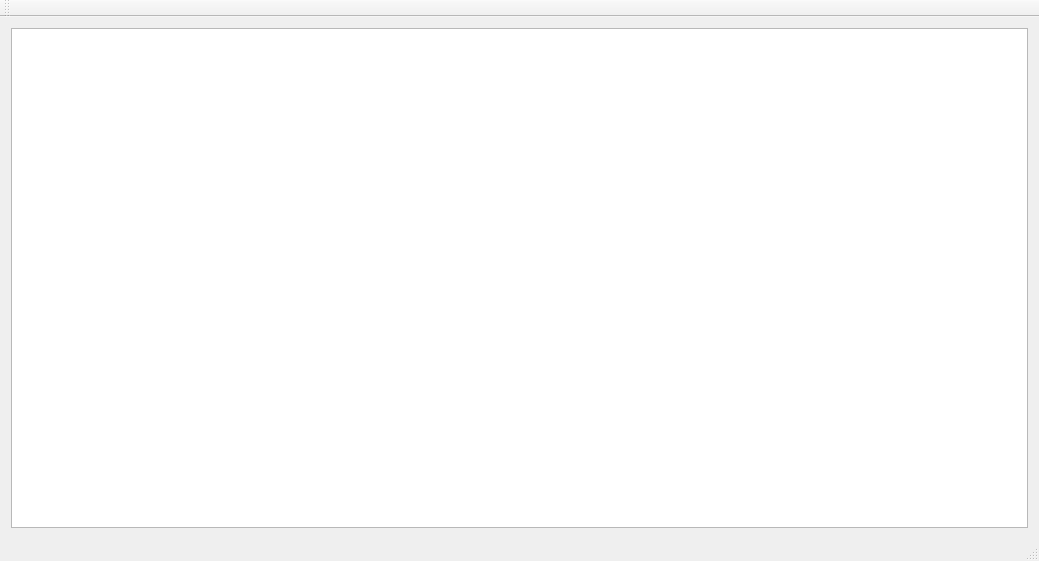
<?xml version="1.0" encoding="UTF-8"?>
<ui version="4.0">
 <class>MainWindow</class>
 <widget class="QMainWindow" name="MainWindow">
  <property name="geometry">
   <rect>
    <x>0</x>
    <y>0</y>
    <width>1039</width>
    <height>561</height>
   </rect>
  </property>
  <property name="windowTitle">
   <string>MainWindow</string>
  </property>
  <widget class="QWidget" name="centralWidget">
   <layout class="QHBoxLayout" name="horizontalLayout">
    <item>
     <widget class="QTableWidget" name="tableWidget"/>
    </item>
   </layout>
  </widget>
  <widget class="QMenuBar" name="menuBar">
   <property name="geometry">
    <rect>
     <x>0</x>
     <y>0</y>
     <width>1039</width>
     <height>26</height>
    </rect>
   </property>
  </widget>
  <widget class="QToolBar" name="mainToolBar">
   <attribute name="toolBarArea">
    <enum>TopToolBarArea</enum>
   </attribute>
   <attribute name="toolBarBreak">
    <bool>false</bool>
   </attribute>
  </widget>
  <widget class="QStatusBar" name="statusBar"/>
 </widget>
 <layoutdefault spacing="6" margin="11"/>
 <resources/>
 <connections/>
</ui>
